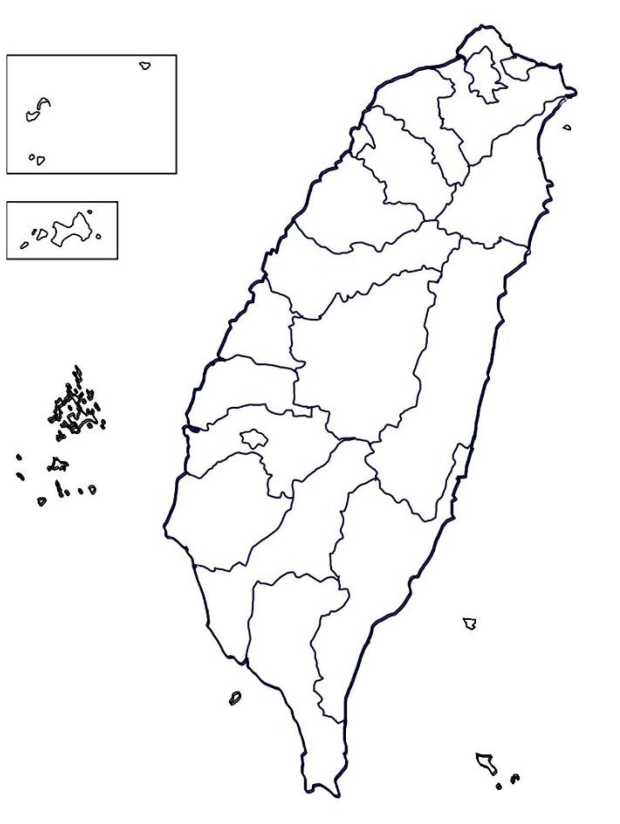
#> input picture map2.jpg, 1240 x 1647 px (shown at 1/2 size)
$ python main.py
#> lines starting #> are read from the running program, lines starting #| are printed output that depends on the picture; after the words box and inside, x2 and y2 are one past the last pixel; in counts of white or black regions, pixels touching at a corner belong together; long printed decimals are rounded
import cv2
import numpy as np
import matplotlib

matplotlib.use("TkAgg")
matplotlib.rcParams['font.sans-serif'] = ['Microsoft JhengHei']

# 設定最大顯示視窗大小
MAX_WINDOW_WIDTH = 800
MAX_WINDOW_HEIGHT = 600

# 圖片載入
original_img = cv2.imread("map2.jpg")
#> original_img is the input picture: shape (1647, 1240, 3); mean B, G, R 246.6, 246.2, 246.2
original_height, original_width = original_img.shape[:2]
#> original_height = 1647; original_width = 1240

# 計算縮放比例
scale_width = MAX_WINDOW_WIDTH / original_width
#> scale_width = 0.645
scale_height = MAX_WINDOW_HEIGHT / original_height
#> scale_height = 0.364
scale = min(scale_width, scale_height, 1)  # 確保縮放比例不超過1（即不放大圖片）
#> scale = 0.364

# 調整圖片大小
resized_img = cv2.resize(original_img, (int(original_width * scale), int(original_height * scale)))
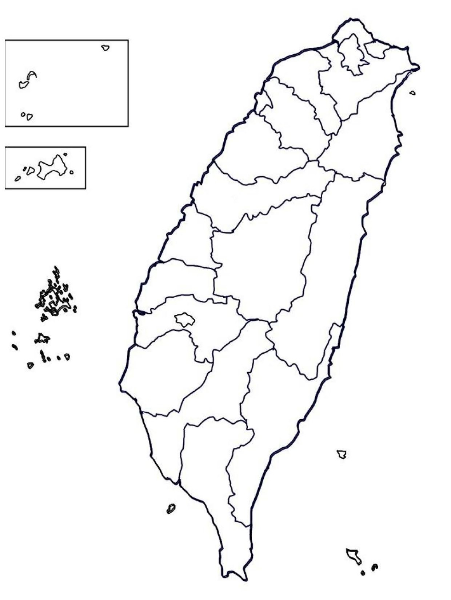
#> resized_img: shape (600, 451, 3); mean B, G, R 246.6, 246.2, 246.2
gray = cv2.cvtColor(resized_img, cv2.COLOR_BGR2GRAY)

# 圖片二值化（反轉，讓區塊內是黑、邊線是白）
_, thresh = cv2.threshold(255 - gray, 127, 255, cv2.THRESH_BINARY)
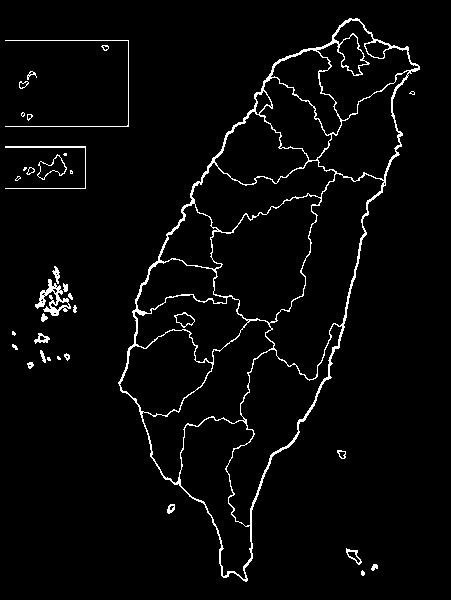
#> thresh: shape (600, 451); 3.2% white in thin lines or dots, all inside (x1, y1, x2, y2) = (5, 18, 420, 582)

# 找所有輪廓（區塊邊界）
contours, _ = cv2.findContours(thresh, cv2.RETR_LIST, cv2.CHAIN_APPROX_SIMPLE)
#> contours = 90 contours, 43 with area under 20; largest, box (x1, y1, x2, y2) and area: (118, 18, 420, 582) 80996, (265, 173, 385, 380) 10042, (210, 193, 322, 324) 8922, (226, 323, 343, 527) 7804, (141, 319, 275, 484) 6558

# 計算整個台灣的南北長像素距離
ys, _ = np.where(thresh > 0)
#> ys = 8788 values from 18 to 581
y_min, y_max = ys.min(), ys.max()
#> y_min = 18; y_max = 581
taiwan_pixel_distance = y_max - y_min + 1  # 台灣南北長度的總像素數
#> taiwan_pixel_distance = 564
taiwan_length_km = 394  # 台灣南北實際長度（公里）
scale_km_per_pixel = taiwan_length_km / taiwan_pixel_distance  # 固定比例尺
#> scale_km_per_pixel = 0.699
print(f"台灣南北長（像素）: {taiwan_pixel_distance} px")
#| 台灣南北長（像素）: 564 px
print(f"固定比例尺: {scale_km_per_pixel:.6f} 公里/像素")
#| 固定比例尺: 0.6986 公里/像素

# 儲存主圖與顯示圖
display_img = resized_img.copy()
hover_index = -1

# 當前滑鼠指到哪個輪廓
# [77 lines left out: functions on_mouse, draw_integration_figures, not called in this run]

# 設定視窗與滑鼠事件
cv2.namedWindow("Map")
cv2.setMouseCallback("Map", on_mouse)

while True:
    if cv2.getWindowProperty("Map", cv2.WND_PROP_VISIBLE) < 1:
        break

    temp = resized_img.copy()
    if hover_index != -1:
        cv2.drawContours(temp, [contours[hover_index]], -1, (0, 0, 255), 2)

    cv2.imshow("Map", temp)
    key = cv2.waitKey(20)
#> (key Esc is pressed here)
    if key == 27:
        break

cv2.destroyAllWindows()

$ run again, with map.jpg copied over map2.jpg
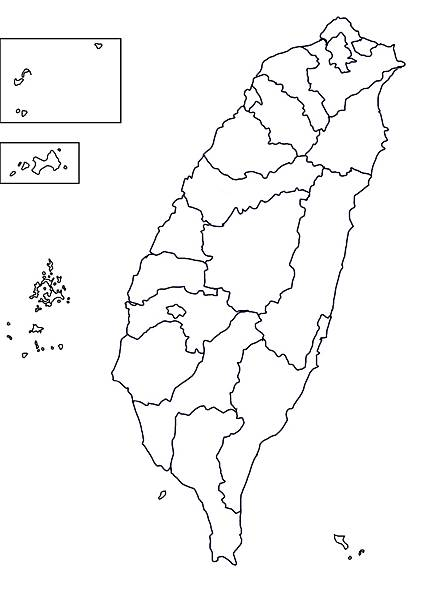
#> input picture map.jpg, 426 x 600 px
#> original_img is the input picture: shape (600, 426, 3); mean B, G, R 247.3, 247.1, 247.1
#> `_, thresh = cv2.threshold(255 - gray, 127, 255, cv2.THRESH_BINARY)`:
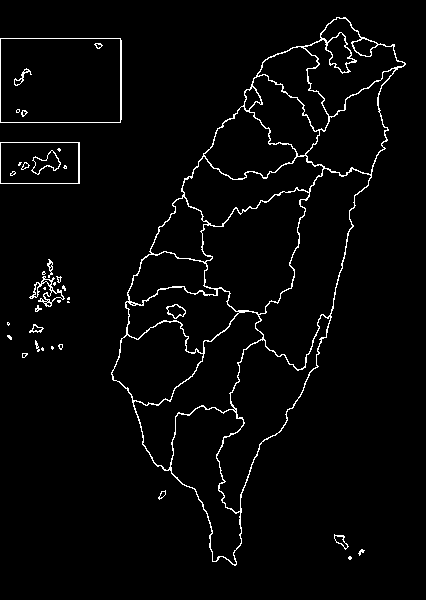
#> thresh: shape (600, 426); 2.9% white in thin lines or dots, all inside (x1, y1, x2, y2) = (0, 17, 406, 566)
#> contours = 96 contours, 52 with area under 20; largest, box (x1, y1, x2, y2) and area: (111, 17, 406, 566) 76675, (0, 38, 122, 123) 10160, (0, 38, 121, 123) 10078, (255, 168, 372, 370) 9562, (201, 188, 310, 315) 8496
#> ys = 7318 values from 17 to 565
#> y_min = 17; y_max = 565
#> taiwan_pixel_distance = 549
#> scale_km_per_pixel = 0.718
#| 台灣南北長（像素）: 549 px
#| 固定比例尺: 0.7177 公里/像素
